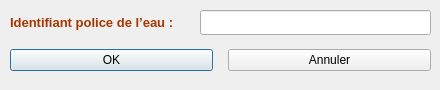
<?xml version="1.0" encoding="UTF-8"?>
<ui version="4.0">
 <class>DialogEditID</class>
 <widget class="QDialog" name="DialogEditID">
  <property name="geometry">
   <rect>
    <x>0</x>
    <y>0</y>
    <width>440</width>
    <height>90</height>
   </rect>
  </property>
  <property name="minimumSize">
   <size>
    <width>440</width>
    <height>90</height>
   </size>
  </property>
  <property name="maximumSize">
   <size>
    <width>440</width>
    <height>90</height>
   </size>
  </property>
  <property name="windowTitle">
   <string>Identifiant police de l’eau :</string>
  </property>
  <widget class="QLineEdit" name="lineEditEditPE">
   <property name="geometry">
    <rect>
     <x>200</x>
     <y>10</y>
     <width>231</width>
     <height>25</height>
    </rect>
   </property>
   <property name="font">
    <font>
     <weight>75</weight>
     <bold>true</bold>
    </font>
   </property>
  </widget>
  <widget class="QLabel" name="label4">
   <property name="geometry">
    <rect>
     <x>10</x>
     <y>10</y>
     <width>181</width>
     <height>25</height>
    </rect>
   </property>
   <property name="palette">
    <palette>
     <active>
      <colorrole role="WindowText">
       <brush brushstyle="SolidPattern">
        <color alpha="255">
         <red>166</red>
         <green>55</green>
         <blue>0</blue>
        </color>
       </brush>
      </colorrole>
      <colorrole role="Text">
       <brush brushstyle="SolidPattern">
        <color alpha="255">
         <red>0</red>
         <green>0</green>
         <blue>0</blue>
        </color>
       </brush>
      </colorrole>
      <colorrole role="ButtonText">
       <brush brushstyle="SolidPattern">
        <color alpha="255">
         <red>0</red>
         <green>0</green>
         <blue>0</blue>
        </color>
       </brush>
      </colorrole>
      <colorrole role="PlaceholderText">
       <brush brushstyle="SolidPattern">
        <color alpha="128">
         <red>0</red>
         <green>0</green>
         <blue>0</blue>
        </color>
       </brush>
      </colorrole>
     </active>
     <inactive>
      <colorrole role="WindowText">
       <brush brushstyle="SolidPattern">
        <color alpha="255">
         <red>166</red>
         <green>55</green>
         <blue>0</blue>
        </color>
       </brush>
      </colorrole>
      <colorrole role="Text">
       <brush brushstyle="SolidPattern">
        <color alpha="255">
         <red>0</red>
         <green>0</green>
         <blue>0</blue>
        </color>
       </brush>
      </colorrole>
      <colorrole role="ButtonText">
       <brush brushstyle="SolidPattern">
        <color alpha="255">
         <red>0</red>
         <green>0</green>
         <blue>0</blue>
        </color>
       </brush>
      </colorrole>
      <colorrole role="PlaceholderText">
       <brush brushstyle="SolidPattern">
        <color alpha="128">
         <red>0</red>
         <green>0</green>
         <blue>0</blue>
        </color>
       </brush>
      </colorrole>
     </inactive>
     <disabled>
      <colorrole role="WindowText">
       <brush brushstyle="SolidPattern">
        <color alpha="255">
         <red>120</red>
         <green>120</green>
         <blue>120</blue>
        </color>
       </brush>
      </colorrole>
      <colorrole role="Text">
       <brush brushstyle="SolidPattern">
        <color alpha="255">
         <red>120</red>
         <green>120</green>
         <blue>120</blue>
        </color>
       </brush>
      </colorrole>
      <colorrole role="ButtonText">
       <brush brushstyle="SolidPattern">
        <color alpha="255">
         <red>120</red>
         <green>120</green>
         <blue>120</blue>
        </color>
       </brush>
      </colorrole>
      <colorrole role="PlaceholderText">
       <brush brushstyle="SolidPattern">
        <color alpha="128">
         <red>0</red>
         <green>0</green>
         <blue>0</blue>
        </color>
       </brush>
      </colorrole>
     </disabled>
    </palette>
   </property>
   <property name="font">
    <font>
     <pointsize>10</pointsize>
     <weight>75</weight>
     <bold>true</bold>
     <underline>false</underline>
    </font>
   </property>
   <property name="text">
    <string>Identifiant police de l’eau :</string>
   </property>
   <property name="alignment">
    <set>Qt::AlignLeading|Qt::AlignLeft|Qt::AlignVCenter</set>
   </property>
  </widget>
  <widget class="QWidget" name="horizontalLayoutWidget">
   <property name="geometry">
    <rect>
     <x>10</x>
     <y>40</y>
     <width>421</width>
     <height>41</height>
    </rect>
   </property>
   <layout class="QHBoxLayout" name="horizontalLayout_3">
    <property name="spacing">
     <number>15</number>
    </property>
    <item>
     <widget class="QPushButton" name="pushButtonOK">
      <property name="text">
       <string>OK</string>
      </property>
     </widget>
    </item>
    <item>
     <widget class="QPushButton" name="pushButtonAnnuler">
      <property name="text">
       <string>Annuler</string>
      </property>
     </widget>
    </item>
   </layout>
  </widget>
 </widget>
 <resources/>
 <connections/>
</ui>
